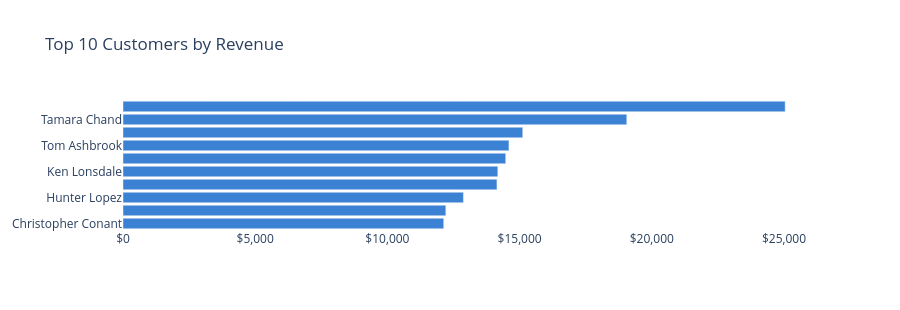

The notebook cell saved with this chart:
### Code cell
# Top 10 customers by revenue
top_cust = (
    df.groupby('Customer Name')['Sales'].sum()
    .nlargest(10).reset_index().sort_values('Sales')
)
fig = go.Figure(
    go.Bar(y=top_cust['Customer Name'], x=top_cust['Sales'],
           orientation='h', marker_color='#3b82d4')
)
fig.update_layout(
    title_text='Top 10 Customers by Revenue',
    plot_bgcolor='#ffffff', paper_bgcolor='#ffffff', height=310,
)
fig.update_xaxes(tickprefix='$', tickformat=',.0f')
fig.show()

### Figure 1 — Plotly figure (JSON) as saved in the notebook; plotly's stock layout.template omitted (floating-point values rounded to 4 significant figures)
{"data": [{"marker": {"color": "#3b82d4"}, "orientation": "h", "type": "bar", "x": [12130.0, 12210.0, 12870.0, 14140.0, 14180.0, 14470.0, 14600.0, 15120.0, 19050.0, 25040.0], "y": ["Christopher Conant", "Sanjit Engle", "Hunter Lopez", "Sanjit Chand", "Ken Lonsdale", "Adrian Barton", "Tom Ashbrook", "Raymond Buch", "Tamara Chand", "Sean Miller"]}], "layout": {"height": 310, "paper_bgcolor": "#ffffff", "plot_bgcolor": "#ffffff", "title": {"text": "Top 10 Customers by Revenue"}, "xaxis": {"tickformat": ",.0f", "tickprefix": "$"}}}
